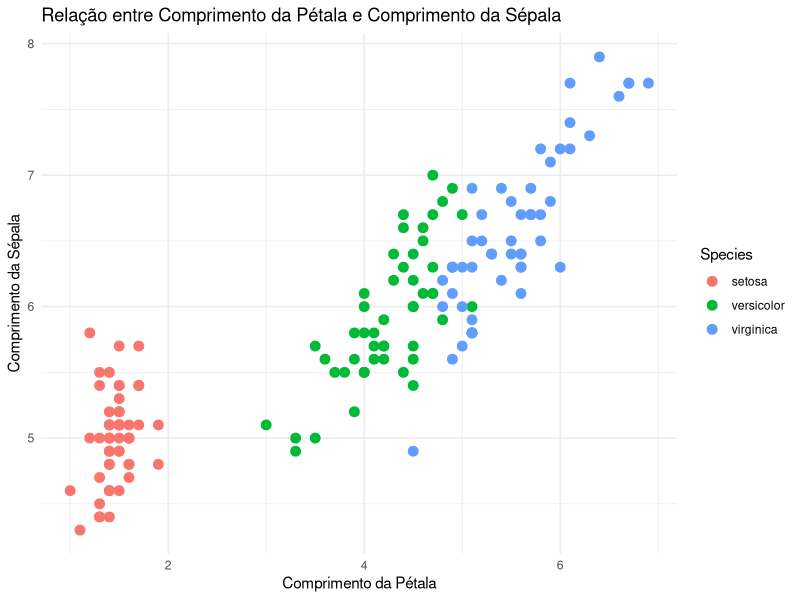

Write R code to recreate this figure. (Note: this script raises an error after producing the figure.)
library(ggplot2)
library(dplyr)
library(caret)
library(broom)

data(iris)
str(iris)
summary(iris)

ggplot(iris, aes(x = Petal.Length, y = Sepal.Length)) +
    geom_point(aes(color = Species), size = 3) +
    labs(title = "Relação entre Comprimento da Pétala e Comprimento da Sépala",
       x = "Comprimento da Pétala",
       y = "Comprimento da Sépala") +
    theme_minimal()

set.seed(123)

trainIndex <- createDataPartition(iris$Sepal.Length, p = 0.8, list = FALSE)
trainData <- iris[trainIndex]
testData <- iris[-trainIndex]

modelo <- lm(Sepal.Length ~ Petal.Length + Petal.Width + Sepal.Width, data = trainData)

summary(modelo)

previsoes <- predict(modelo, newdata = testData)

resultados <- data.frame(Real = testData$Sepal.Length, Previsto = previsoes)
print(resultados)

mae <- mean(abs(resultados$Real - resultados$Previsto))
print(paste("Erro Médio Absoluto (MAE):", round(mae, 2)))

ggplot(resultados, aes(x = Real, y = Previsto)) +
  geom_point(aes(color = "Predições"), size = 3) +
  geom_abline(intercept = 0, slope = 1, color = "red", linetype = "dashed") +  # Linha de identidade
  labs(title = "Valores Reais vs. Previsões",
       x = "Valores Reais de Sepal.Length",
       y = "Previsões de Sepal.Length") +
  theme_minimal()
